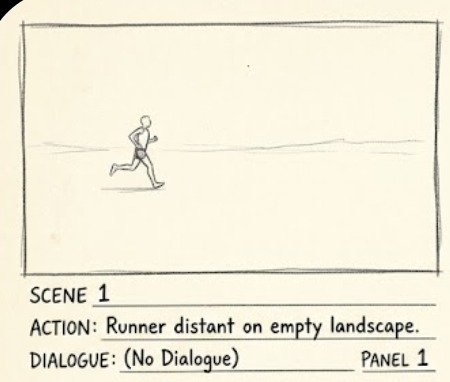
#> input picture boards/LAYOUT_gemini_panel_example.jpg, 450 x 382 px
$ python check_headroom.py ../boards/LAYOUT_gemini_panel_example.jpg
#> lines starting #> are read from the running program, lines starting #| are printed output that depends on the picture
#!/usr/bin/env python3
"""Is the top of the head cut off?

    python3 tools/check_headroom.py <image> [<image> ...]

Measures the ink in the picture and reports how much clear paper sits above it.
The rule this enforces is in nanobanana.md: the whole head, including the top of
the hair, is always inside the picture. A head that runs off the top edge is a
reject, and the fix is to zoom out until the hair has paper above it.

Why a script. "Does it look cut off" is a squint. Ink touching row zero is a
measurement, and it takes a second.

Exit code 1 if any image fails, so it can sit in a check sweep.
"""
import sys
import numpy as np
from PIL import Image, ImageFilter

# a head that ends this close to the top edge is either cut or about to be
MIN_TOP_CLEARANCE = 0.015          # 1.5% of the height, about 23px on a 1536 frame


def find_border(fig):
    """Older artwork carries a hand drawn panel border. The border is ink, so a
    naive measurement reports every bordered frame as clipped. Find the rectangle
    and measure inside it instead.

    This was written after the first version of this script reported 54 of the 63
    V7 frames as cut at the top, which was the border every time and not one head.
    """
    h, w = fig.shape
    rows = fig.mean(axis=1)
    cols = fig.mean(axis=0)
    top = max([i for i in range(int(h * .14)) if rows[i] > .55] or [-1])
    bot = min([i for i in range(int(h * .86), h) if rows[i] > .55] or [h])
    lef = max([i for i in range(int(w * .14)) if cols[i] > .55] or [-1])
    rig = min([i for i in range(int(w * .86), w) if cols[i] > .55] or [w])
    if top < 0 and bot >= h and lef < 0 and rig >= w:
        return None
    pad = 3
    return (max(top + pad, 0), min(bot - pad, h), max(lef + pad, 0), min(rig - pad, w))


def ink_box(path):
    """Where the drawing actually is. Local contrast, not absolute darkness:
    a dark frame makes everything dark, and the figure is what is dark
    AGAINST its surroundings. See nanobanana.md, MEASURE DO NOT SQUINT."""
    im = Image.open(path).convert('L')
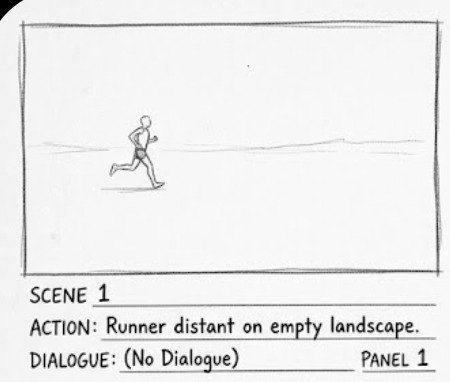
#> im: PIL image 450x382 L; min 0, max 255, mean 236.4
    L = np.asarray(im).astype(float)
    # Real graphite, by absolute darkness. The local-contrast method used for
    # locating a figure is wrong here: it reads the paper vignette at the frame
    # edge as ink and reports every frame, including blank paper, as clipped.
    # A head is drawn in graphite. Paper, however warm, is not.
    fig = L < 165
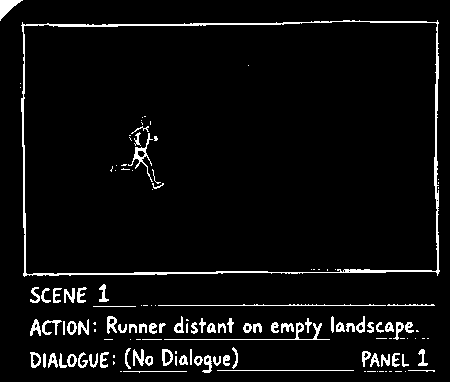
#> fig: shape (382, 450) bool; 5% white in thin lines or dots
    bord = find_border(fig)
#> in find_border, `rows = fig.mean(axis=1)`: rows = 382 values, max 0.631 at index 305, min 0 at index 277, mean 0.0504
#> in find_border, `cols = fig.mean(axis=0)`: cols = 450 values, max 0.576 at index 436, min 0 at index 440, mean 0.0504
#> in find_border, `top = max([i for i in range(int(h * .14)) if rows[i] > .55] or [-1])`: top = -1
#> in find_border, `bot = min([i for i in range(int(h * .86), h) if rows[i] > .55] or [h])`: bot = 382
#> in find_border, `lef = max([i for i in range(int(w * .14)) if cols[i] > .55] or [-1])`: lef = -1
#> in find_border, `rig = min([i for i in range(int(w * .86), w) if cols[i] > .55] or [w])`: rig = 436
#> bord = (2, 379, 2, 433)
    if bord:
        t, b, l, r = bord
#> t = 2; b = 379; l = 2; r = 433
        fig = fig[t:b, l:r]
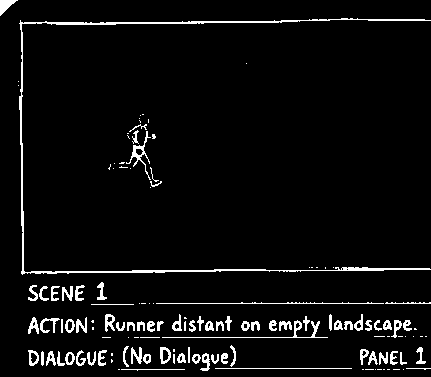
#> fig: shape (377, 431) bool; 4.9% white in thin lines or dots
        L = L[t:b, l:r]
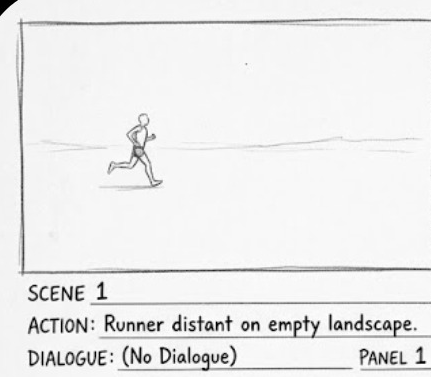
#> L: shape (377, 431) float64; min 0, max 255, mean 236.7
    if not fig.any():
        return None
    ys, xs = np.nonzero(fig)
#> ys = 7923 values from 0 to 370; xs = 7923 values, max 430 at index 377, min 0 at index 0, mean 187.6
    h, w = L.shape
#> h = 377; w = 431
    return dict(h=h, w=w,
                top=ys.min() / h, bottom=1 - ys.max() / h,
                left=xs.min() / w, right=1 - xs.max() / w,
                top_px=int(ys.min()),
                touching_top=bool(fig[0, :].any()),
                bordered=bord is not None,
                top_run=float(fig[0, :].mean()))


def check(path):
    b = ink_box(path)
#> b = 10 items
    name = path.split('/')[-1]
    if b is None:
        print('  %-34s EMPTY, no ink found' % name)
        return False
    # a stray speck of ink at the edge is a paper mark. A head is wide.
    ok = (b['top_run'] < 0.02) and b['top'] >= MIN_TOP_CLEARANCE
#> ok = False
    print('  %-34s top clearance %5.2f%% (%4dpx)  bottom %5.2f%%  %-24s %s'
          % (name, b['top'] * 100, b['top_px'], b['bottom'] * 100,
             'OK' if ok else 'CUT AT THE TOP -> zoom out',
             '(measured inside the panel border)' if b['bordered'] else ''))
#|   LAYOUT_gemini_panel_example.jpg    top clearance  0.00% (   0px)  bottom  1.86%  CUT AT THE TOP -> zoom out (measured inside the panel border)
    if b['touching_top']:
        print('  %-34s   ink reaches row 0 across %.1f%% of the width'
              % ('', b['top_run'] * 100))
#|                                        ink reaches row 0 across 4.2% of the width
    return ok


if __name__ == '__main__':
    if len(sys.argv) < 2:
        print(__doc__)
        sys.exit(2)
    results = [check(p) for p in sys.argv[1:]]
#> results = [False]
#> (the run stopped early here; a loop or call above may not have finished)
